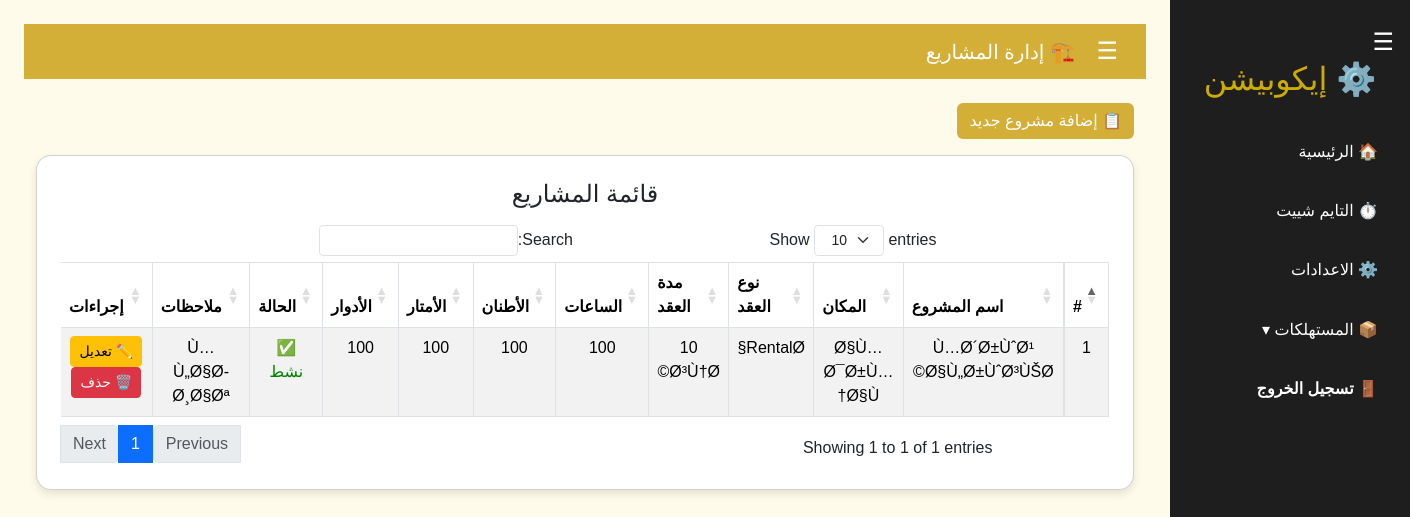
/projects.php (signed in), run on the app's committed database.
### tables this page shows
CREATE TABLE `projects` (
  `id` int(11) NOT NULL,
  `project_name` varchar(255) NOT NULL,
  `project_location` varchar(255) DEFAULT NULL,
  `contract_type` varchar(100) DEFAULT NULL,
  `contract_duration` varchar(100) DEFAULT NULL,
  `target_hours` varchar(10) DEFAULT NULL,
  `target_tons` varchar(10) DEFAULT NULL,
  `target_meters` varchar(10) DEFAULT NULL,
  `target_floors` varchar(10) DEFAULT NULL,
  `notes` text,
  `status` tinyint(1) DEFAULT '0',
  `created_at` timestamp NOT NULL DEFAULT CURRENT_TIMESTAMP
);

### projects.php (the view, shortened to what this page needs)
<?php
include 'config.php';
$editRow = [];
?>
<!DOCTYPE html>
<html lang="ar" dir="rtl">
<head>
<link href="https://cdn.jsdelivr.net/npm/bootstrap@5.3.2/dist/css/bootstrap.min.css" rel="stylesheet">
<link rel="stylesheet" href="https://cdn.datatables.net/1.13.6/css/dataTables.bootstrap5.min.css">
<link rel="stylesheet" type="text/css" href="css/style.css"/>
</head>
<body>
<?php include 'sidebar.php'; ?>
<div class="main" id="main">
<nav class="navbar navbar-dark mb-4">
<div class="container-fluid">
<span class="navbar-brand mb-0 h1"> <span class="menu-btn" onclick="toggleSidebar()">☰</span> 🏗️ إدارة المشاريع </span>
</div>
</nav>
<div class="container">
<div class="mb-3">
<button class="btn btn-gold" type="button" data-bs-toggle="collapse" data-bs-target="#projectForm" aria-expanded="false" aria-controls="projectForm">
📋 <?= isset($editRow['id']) ? "تعديل المشروع" : "إضافة مشروع جديد" ?>
</button>
</div>
<div class="card p-4">
<h4 class="mb-3">قائمة المشاريع</h4>
<table id="projectsTable" class="table table-bordered table-striped">
<thead>
<tr>
<th>#</th>
<th>اسم المشروع</th>
<th>المكان</th>
<th>نوع العقد</th>
<th>مدة العقد</th>
<th>الساعات</th>
<th>الأطنان</th>
<th>الأمتار</th>
<th>الأدوار</th>
<th>الحالة</th>
<th>ملاحظات</th>
<th>إجراءات</th>
</tr>
</thead>
<tbody>
<?php
$i=1;
$result = $conn->query("SELECT * FROM projects");
while($row = $result->fetch_assoc()):
?>
<tr>
<td><?= $i ?></td>
<td><?= $row['project_name'] ?></td>
<td><?= $row['project_location'] ?></td>
<td><?= $row['contract_type'] ?></td>
<td><?= $row['contract_duration'] ?></td>
<td><?= $row['target_hours'] ?></td>
<td><?= $row['target_tons'] ?></td>
<td><?= $row['target_meters'] ?></td>
<td><?= $row['target_floors'] ?></td>
<td><?= $row['status']==1 ? '<font color="green">✅ نشط</font>' : '<font color="red">❌ غير نشط</font>' ?></td>
<td><?= $row['notes'] ?></td>
<td>
<a href="?edit=<?= $row['id'] ?>" class="btn btn-sm btn-warning">✏️ تعديل</a>
<a href="?delete=<?= $row['id'] ?>" class="btn btn-sm btn-danger" onclick="return confirm('هل أنت متأكد من الحذف؟')">🗑️ حذف</a>
</td>
</tr>
<?php $i++; endwhile; ?>
</tbody>
</table>
</div>
</div>
</div>
</body>
</html>

### css/style.css (style rules this page uses)
* { margin: 0; padding: 0; box-sizing: border-box; font-family: "Cairo", sans-serif; }
body { display: flex; background: #f5f5f5; color: #333; }
.main { flex: 1; padding: 1.5rem; margin-right: 240px; transition: margin-right 0.3s ease; width: 100%; }
.menu-btn { font-size: 1.5rem; cursor: pointer; margin-left: 1rem; }
.card { background: #fff; padding: 1.5rem; border-radius: 1rem; box-shadow: 0 2px 6px rgba(0,0,0,0.1); text-align: center; transition: 0.3s; }

### projects.php (style rules this page uses)
body { background-color: #fffbea; font-family: 'Tajawal', sans-serif; }
.navbar { background-color: #d4af37; }
.btn-gold { background-color: #d4af37; color: white; border: none; }
.card { border-radius: 15px; box-shadow: 0 4px 8px rgba(0,0,0,0.1); }
table { background: white; }
th { background-color: #d4af37; color: white; }

### data on the page
projects: project_name "Ù…Ø´Ø±ÙˆØ¹ Ø§Ù„Ø±ÙˆØ³ÙŠØ©", project_location "Ø§Ù…Ø¯Ø±Ù…Ø§Ù†", contract_type "RentalØ§", contract_duration "10 Ø³Ù†Ø©", target_hours "100", target_tons "100", target_meters "100", target_floors "100", status "✅ نشط", notes "Ù…Ù„Ø§Ø­Ø¸Ø§Øª"
